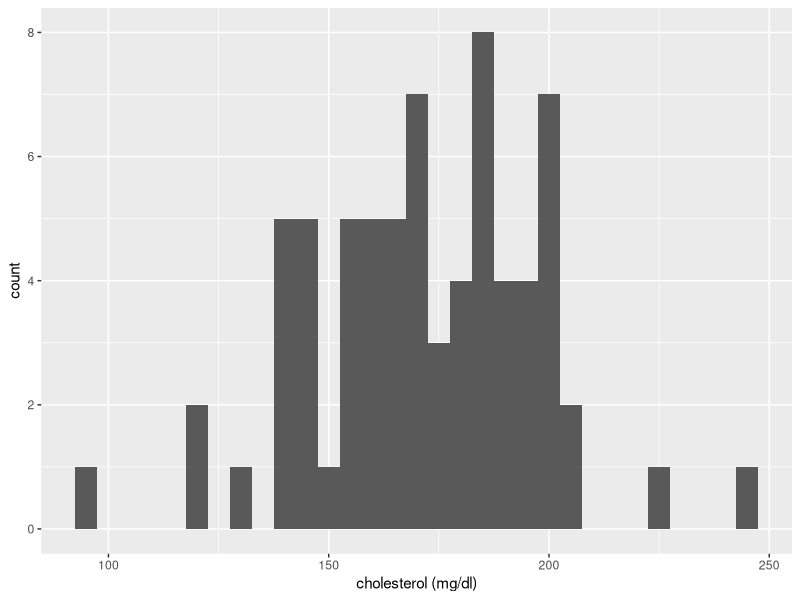
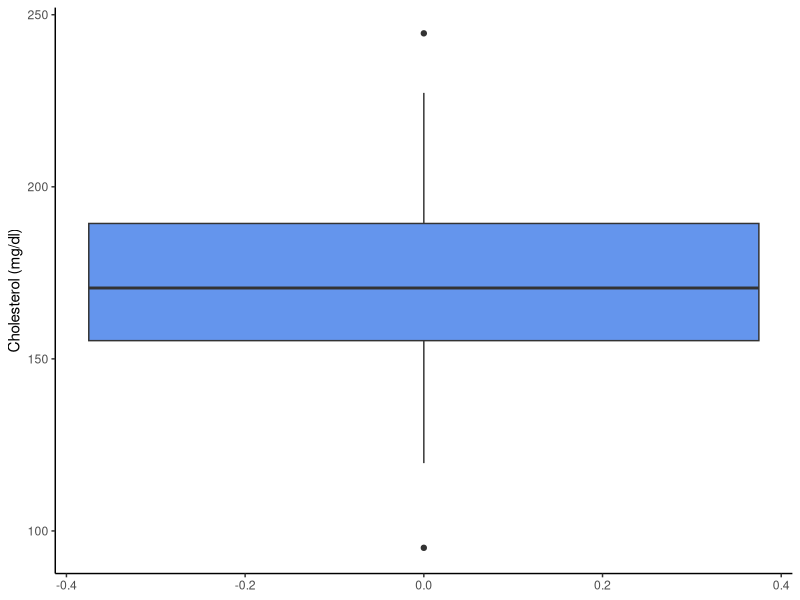
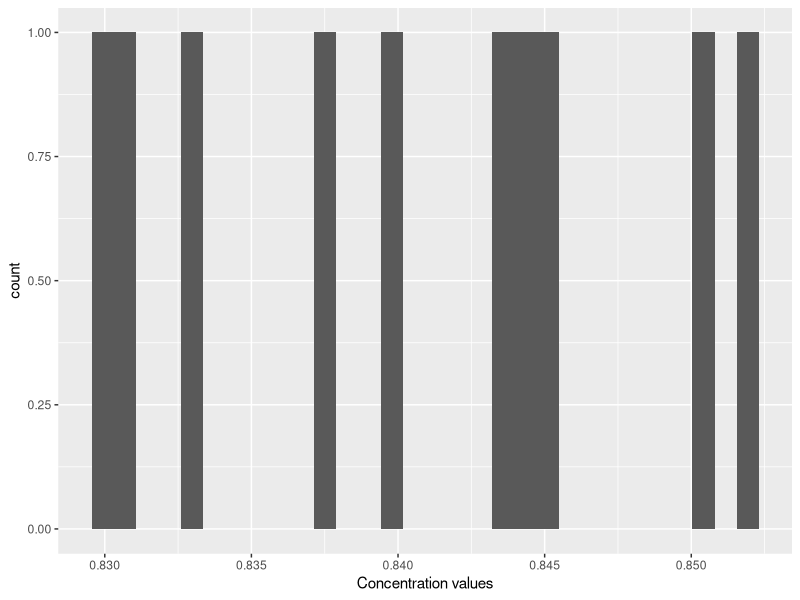
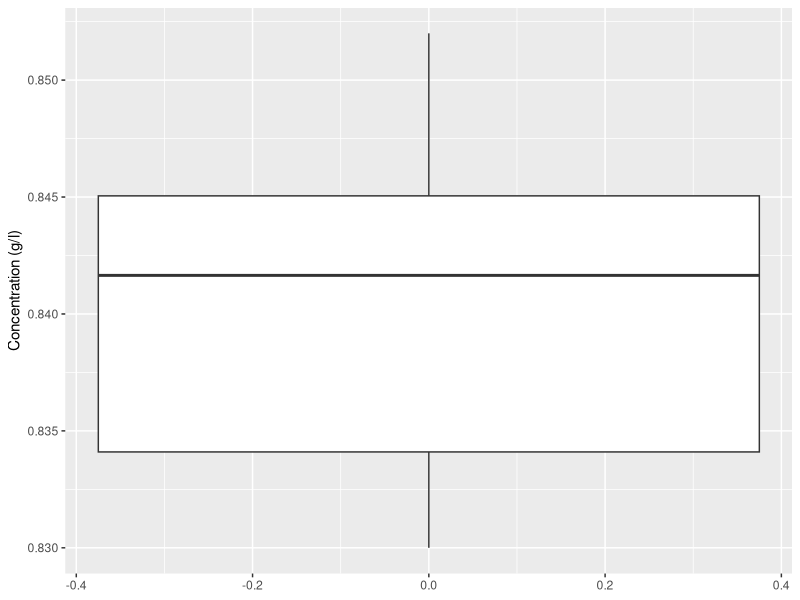

Here is the R script that generated these plots, in order:
## ---- chunk 1
mydata<- read.table("cholBaylor.txt", header = T)
str(mydata)
library(ggplot2)
## ---- chunk 2
mean(mydata$Cholesterol)
sd(mydata$Cholesterol)
## ---- chunk 3
ggplot(data=mydata, aes(x=Cholesterol))+
       geom_histogram(binwidth = 5)+
       xlab("cholesterol (mg/dl)")

ggplot(data=mydata, aes(y=Cholesterol))+
       geom_boxplot(fill="cornflowerblue")+
       ylab("Cholesterol (mg/dl)")+
       theme_classic()
## ---- chunk 4
t.test(mydata$Cholesterol, mu = 168)
## ---- chunk 5
deely = read.csv("deely.csv")
str(deely)
## ---- chunk 6
mean(deely$conc)
sd(deely$conc)
## ---- chunk 7
ggplot(data=deely, aes(x=conc)) + geom_histogram() + xlab("Concentration values")

ggplot(data=deely, aes(y=conc)) + geom_boxplot() + ylab("Concentration (g/l)")

## ---- chunk 8
t.test(deely$conc, mu = 0.86)
